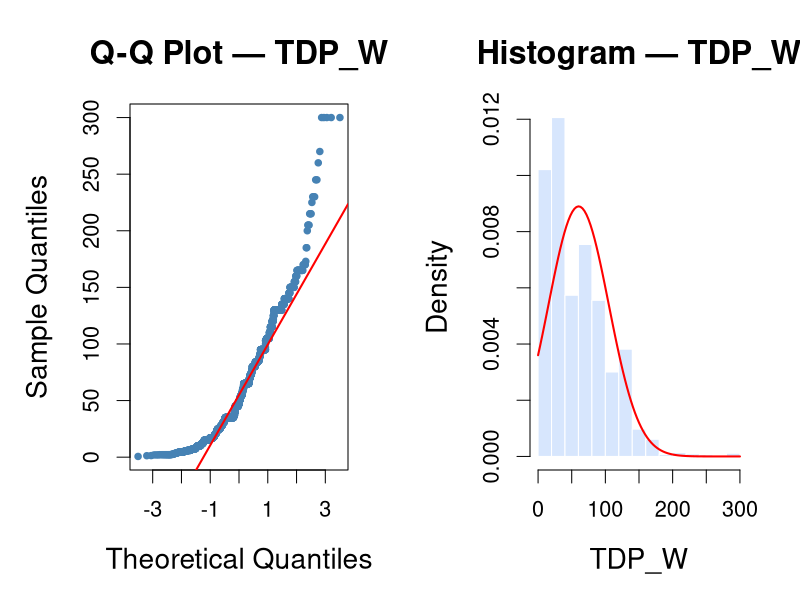

Recreate this plot in R.
# load data
data <- read.csv("Cleaned_Intel_CPUs.csv", header = TRUE)
tdp <- na.omit(data$TDP_W) # drop missing values

# Thống kê mẫu
n <- length(tdp) # kích cỡ mẫu
cat("\nn = ", n)
xtb <- mean(tdp) # trung bình mẫu
cat("\ntrung binh = ", xtb)
sx <- sd(tdp) # độ lệch chuẩn mẫu
cat("\ns = ", sx)

# --- Method 1: Shapiro-Wilk test ---
# H0: TDP_W follows a normal distribution
# H1: TDP_W does NOT follow a normal distribution
sw <- shapiro.test(tdp)
print(sw)

# --- Method 2: Q-Q plot ---
par(mfrow = c(1, 2))

png("Inferential Statistics/TDP_W_normality.png", width = 14, height = 6, units = "in", res = 150)
par(
    mfrow = c(1, 2),
    mar = c(5, 5, 4, 2), # margins
    cex = 1.3, # text & symbol scale
    cex.main = 1.5, # title size
    cex.lab = 1.3
) # axis label size
# points = sample quantiles vs theoretical normal quantiles
qqnorm(tdp,
    main = "Q-Q Plot — TDP_W",
    xlab = "Theoretical Quantiles",
    ylab = "Sample Quantiles",
    pch = 20, col = "steelblue"
)

# reference line — points should hug this if data is normal
qqline(tdp, col = "red", lwd = 2)

# histogram + fitted normal curve
hist(tdp,    freq = FALSE, main = "Histogram — TDP_W",
    xlab = "TDP_W", col = "#89b4fa55", border = "white"
)
curve(dnorm(x, mean(tdp), sd(tdp)), add = TRUE, col = "red", lwd = 2)

dev.off()
# --- Conclusion ---
alpha <- 0.05

if (sw$p.value > alpha) {
    cat(sprintf("p = %.4f > %.2f → Fail to reject H0. TDP_W is likely normal.\n", sw$p.value, alpha))
} else {
    cat(sprintf("p = %.4f ≤ %.2f → Reject H0. TDP_W is NOT normally distributed.\n", sw$p.value, alpha))
}

# z alpha
z <- qnorm(1 - 0.05)
cat("\nz = ", z)

# Giá trị quan sát
Zqs <- (xtb - 55) / (sx / sqrt(n))
cat("\nZqs = ", Zqs, "\n")
